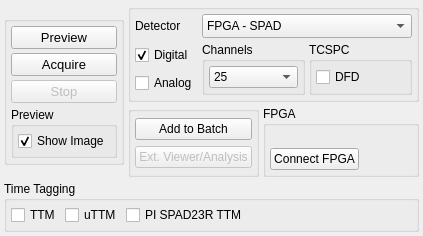
  <widget class="QDockWidget" name="dockWidget_preview">
   <property name="sizePolicy">
    <sizepolicy hsizetype="Preferred" vsizetype="Preferred">
     <horstretch>0</horstretch>
     <verstretch>0</verstretch>
    </sizepolicy>
   </property>
   <property name="features">
    <set>QDockWidget::DockWidgetFeature::DockWidgetFloatable|QDockWidget::DockWidgetFeature::DockWidgetMovable</set>
   </property>
   <property name="windowTitle">
    <string>Commands</string>
   </property>
   <attribute name="dockWidgetArea">
    <number>1</number>
   </attribute>
   <widget class="QWidget" name="dockWidgetContents_8">
    <layout class="QGridLayout" name="gridLayout_15">
     <property name="leftMargin">
      <number>4</number>
     </property>
     <property name="topMargin">
      <number>4</number>
     </property>
     <property name="rightMargin">
      <number>4</number>
     </property>
     <property name="bottomMargin">
      <number>4</number>
     </property>
     <property name="spacing">
      <number>4</number>
     </property>
     <item row="0" column="0">
      <layout class="QGridLayout" name="gridLayout_108">
       <item row="1" column="1" colspan="2">
        <widget class="QGroupBox" name="groupBox_9">
         <property name="title">
          <string/>
         </property>
         <layout class="QGridLayout" name="gridLayout_30">
          <property name="leftMargin">
           <number>4</number>
          </property>
          <property name="topMargin">
           <number>4</number>
          </property>
          <property name="rightMargin">
           <number>4</number>
          </property>
          <property name="bottomMargin">
           <number>4</number>
          </property>
          <property name="spacing">
           <number>4</number>
          </property>
          <item row="1" column="0">
           <layout class="QGridLayout" name="gridLayout_105">
            <item row="1" column="1" rowspan="2">
             <widget class="QGroupBox" name="groupBox_13">
              <property name="title">
               <string>Channels</string>
              </property>
              <layout class="QGridLayout" name="gridLayout_86">
               <property name="leftMargin">
                <number>4</number>
               </property>
               <property name="topMargin">
                <number>4</number>
               </property>
               <property name="rightMargin">
                <number>4</number>
               </property>
               <property name="bottomMargin">
                <number>4</number>
               </property>
               <property name="spacing">
                <number>4</number>
               </property>
               <item row="0" column="0">
                <widget class="QComboBox" name="comboBox_spad_channels">
                 <item>
                  <property name="text">
                   <string>25</string>
                  </property>
                 </item>
                 <item>
                  <property name="text">
                   <string>49</string>
                  </property>
                 </item>
                </widget>
               </item>
              </layout>
             </widget>
            </item>
            <item row="2" column="0">
             <widget class="QCheckBox" name="checkBox_fifo_analog">
              <property name="text">
               <string>Analog</string>
              </property>
             </widget>
            </item>
            <item row="0" column="1" colspan="2">
             <widget class="ElidedComboBox" name="comboBox_detector_model">
              <property name="sizeAdjustPolicy">
               <enum>QComboBox::AdjustToMinimumContentsLengthWithIcon</enum>
              </property>
              <property name="minimumContentsLength">
               <number>20</number>
              </property>
              <item>
               <property name="text">
                <string>FPGA - SPAD</string>
               </property>
              </item>
              <item>
               <property name="text">
                <string>TCP/IP - PI SPAD23R (Intensity)</string>
               </property>
              </item>
              <item>
               <property name="text">
                <string>TCP/IP - PI SPAD23R (TS mode - uimg)</string>
               </property>
              </item>
              <item>
               <property name="text">
                <string>Disable</string>
               </property>
              </item>
             </widget>
            </item>
            <item row="0" column="0">
             <widget class="QLabel" name="label_detector_model">
              <property name="text">
               <string>Detector</string>
              </property>
             </widget>
            </item>
            <item row="1" column="0">
             <widget class="QCheckBox" name="checkBox_fifo_digital">
              <property name="text">
               <string>Digital</string>
              </property>
              <property name="checked">
               <bool>true</bool>
              </property>
             </widget>
            </item>
            <item row="1" column="2" rowspan="2">
             <widget class="QGroupBox" name="groupBox_12">
              <property name="title">
               <string>TCSPC</string>
              </property>
              <layout class="QGridLayout" name="gridLayout_85">
               <property name="leftMargin">
                <number>4</number>
               </property>
               <property name="topMargin">
                <number>4</number>
               </property>
               <property name="rightMargin">
                <number>4</number>
               </property>
               <property name="bottomMargin">
                <number>4</number>
               </property>
               <property name="spacing">
                <number>4</number>
               </property>
               <item row="0" column="0">
                <widget class="QCheckBox" name="checkBox_DFD">
                 <property name="sizePolicy">
                  <sizepolicy hsizetype="Minimum" vsizetype="Minimum">
                   <horstretch>0</horstretch>
                   <verstretch>0</verstretch>
                  </sizepolicy>
                 </property>
                 <property name="toolTip">
                  <string>&lt;html&gt;&lt;head/&gt;&lt;body&gt;&lt;p&gt;Activate the Digital Frequency Domain data acquisition&lt;/p&gt;&lt;/body&gt;&lt;/html&gt;</string>
                 </property>
                 <property name="text">
                  <string>DFD</string>
                 </property>
                </widget>
               </item>
              </layout>
             </widget>
            </item>
           </layout>
          </item>
         </layout>
        </widget>
       </item>
       <item row="1" column="0" rowspan="2">
        <widget class="QGroupBox" name="groupBox_11">
         <property name="sizePolicy">
          <sizepolicy hsizetype="Preferred" vsizetype="Maximum">
           <horstretch>0</horstretch>
           <verstretch>0</verstretch>
          </sizepolicy>
         </property>
         <property name="title">
          <string/>
         </property>
         <layout class="QGridLayout" name="gridLayout_81">
          <property name="leftMargin">
           <number>4</number>
          </property>
          <property name="topMargin">
           <number>4</number>
          </property>
          <property name="rightMargin">
           <number>4</number>
          </property>
          <property name="bottomMargin">
           <number>4</number>
          </property>
          <property name="spacing">
           <number>4</number>
          </property>
          <item row="0" column="1">
           <widget class="QPushButton" name="pushButton_previewStart">
            <property name="font">
             <font>
              <pointsize>10</pointsize>
             </font>
            </property>
            <property name="toolTip">
             <string>&lt;html&gt;&lt;head/&gt;&lt;body&gt;&lt;p&gt;Start the scanning without storing data&lt;/p&gt;&lt;/body&gt;&lt;/html&gt;</string>
            </property>
            <property name="styleSheet">
             <string notr="true">QPushButton:disabled {
    qproperty-iconOpacity: 0.05;
}
</string>
            </property>
            <property name="text">
             <string>Preview</string>
            </property>
            <property name="icon">
             <iconset theme="QIcon::ThemeIcon::MediaPlaybackStart"/>
            </property>
            <property name="iconSize">
             <size>
              <width>20</width>
              <height>20</height>
             </size>
            </property>
            <property name="flat">
             <bool>false</bool>
            </property>
           </widget>
          </item>
          <item row="2" column="1">
           <widget class="QPushButton" name="pushButton_stop">
            <property name="enabled">
             <bool>false</bool>
            </property>
            <property name="sizePolicy">
             <sizepolicy hsizetype="Minimum" vsizetype="Fixed">
              <horstretch>0</horstretch>
              <verstretch>0</verstretch>
             </sizepolicy>
            </property>
            <property name="font">
             <font>
              <pointsize>10</pointsize>
             </font>
            </property>
            <property name="toolTip">
             <string>&lt;html&gt;&lt;head/&gt;&lt;body&gt;&lt;p&gt;Stop the scan&lt;/p&gt;&lt;/body&gt;&lt;/html&gt;</string>
            </property>
            <property name="styleSheet">
             <string notr="true">QPushButton:disabled {
    qproperty-iconOpacity: 0.05;
}
</string>
            </property>
            <property name="text">
             <string>Stop</string>
            </property>
            <property name="icon">
             <iconset theme="QIcon::ThemeIcon::MediaPlaybackStop"/>
            </property>
            <property name="iconSize">
             <size>
              <width>20</width>
              <height>20</height>
             </size>
            </property>
            <property name="flat">
             <bool>false</bool>
            </property>
           </widget>
          </item>
          <item row="1" column="1">
           <widget class="QPushButton" name="pushButton_acquisitionStart">
            <property name="font">
             <font>
              <pointsize>10</pointsize>
             </font>
            </property>
            <property name="toolTip">
             <string>&lt;html&gt;&lt;head/&gt;&lt;body&gt;&lt;p&gt;Start the scanning saving data&lt;/p&gt;&lt;/body&gt;&lt;/html&gt;</string>
            </property>
            <property name="styleSheet">
             <string notr="true">QPushButton:disabled {
    qproperty-iconOpacity: 0.05;
}
</string>
            </property>
            <property name="text">
             <string>Acquire</string>
            </property>
            <property name="icon">
             <iconset theme="QIcon::ThemeIcon::MediaRecord"/>
            </property>
            <property name="iconSize">
             <size>
              <width>20</width>
              <height>20</height>
             </size>
            </property>
            <property name="flat">
             <bool>false</bool>
            </property>
           </widget>
          </item>
          <item row="3" column="1">
           <widget class="QGroupBox" name="groupBox_19">
            <property name="sizePolicy">
             <sizepolicy hsizetype="Preferred" vsizetype="Preferred">
              <horstretch>0</horstretch>
              <verstretch>0</verstretch>
             </sizepolicy>
            </property>
            <property name="title">
             <string>Preview</string>
            </property>
            <layout class="QGridLayout" name="gridLayout_90">
             <property name="leftMargin">
              <number>4</number>
             </property>
             <property name="topMargin">
              <number>4</number>
             </property>
             <property name="rightMargin">
              <number>4</number>
             </property>
             <property name="bottomMargin">
              <number>4</number>
             </property>
             <property name="spacing">
              <number>4</number>
             </property>
             <item row="0" column="0">
              <widget class="QCheckBox" name="checkBox_showPreview">
               <property name="sizePolicy">
                <sizepolicy hsizetype="Minimum" vsizetype="Fixed">
                 <horstretch>0</horstretch>
                 <verstretch>0</verstretch>
                </sizepolicy>
               </property>
               <property name="toolTip">
                <string>&lt;html&gt;&lt;head/&gt;&lt;body&gt;&lt;p&gt;The live-preview can be disabled.&lt;/p&gt;&lt;/body&gt;&lt;/html&gt;</string>
               </property>
               <property name="text">
                <string>Show Image</string>
               </property>
               <property name="checked">
                <bool>true</bool>
               </property>
              </widget>
             </item>
            </layout>
           </widget>
          </item>
         </layout>
        </widget>
       </item>
       <item row="2" column="2">
        <widget class="QGroupBox" name="groupBox_16">
         <property name="sizePolicy">
          <sizepolicy hsizetype="Preferred" vsizetype="Preferred">
           <horstretch>0</horstretch>
           <verstretch>0</verstretch>
          </sizepolicy>
         </property>
         <property name="title">
          <string>FPGA</string>
         </property>
         <layout class="QGridLayout" name="gridLayout_87">
          <property name="leftMargin">
           <number>4</number>
          </property>
          <property name="topMargin">
           <number>4</number>
          </property>
          <property name="rightMargin">
           <number>4</number>
          </property>
          <property name="bottomMargin">
           <number>4</number>
          </property>
          <property name="spacing">
           <number>4</number>
          </property>
          <item row="0" column="0" colspan="2">
           <widget class="QLabel" name="label_FPGA_status">
            <property name="toolTip">
             <string>Click Connect FPGA to open the FPGA session.</string>
            </property>
            <property name="text">
             <string/>
            </property>
           </widget>
          </item>
          <item row="1" column="0">
           <widget class="QPushButton" name="pushButton_fpga_connection_cmd">
            <property name="toolTip">
             <string>Load the FPGA firmware and keep it connected</string>
            </property>
            <property name="text">
             <string>Connect FPGA</string>
            </property>
            <property name="checkable">
             <bool>true</bool>
            </property>
           </widget>
          </item>
          <item row="1" column="1">
           <spacer name="horizontalSpacer_31">
            <property name="orientation">
             <enum>Qt::Orientation::Horizontal</enum>
            </property>
            <property name="sizeHint" stdset="0">
             <size>
              <width>40</width>
              <height>20</height>
             </size>
            </property>
           </spacer>
          </item>
         </layout>
        </widget>
       </item>
       <item row="2" column="1">
        <widget class="QGroupBox" name="groupBox_18">
         <property name="title">
          <string/>
         </property>
         <layout class="QGridLayout" name="gridLayout_89">
          <property name="leftMargin">
           <number>4</number>
          </property>
          <property name="topMargin">
           <number>4</number>
          </property>
          <property name="rightMargin">
           <number>4</number>
          </property>
          <property name="bottomMargin">
           <number>4</number>
          </property>
          <property name="spacing">
           <number>4</number>
          </property>
          <item row="1" column="0">
           <widget class="QPushButton" name="pushButton_14">
            <property name="toolTip">
             <string>&lt;html&gt;&lt;head/&gt;&lt;body&gt;&lt;p&gt;Add the current configuration to the Batch acquisition table&lt;/p&gt;&lt;/body&gt;&lt;/html&gt;</string>
            </property>
            <property name="text">
             <string>Add to Batch</string>
            </property>
           </widget>
          </item>
          <item row="2" column="0">
           <widget class="QPushButton" name="pushButton_externalProgram">
            <property name="enabled">
             <bool>false</bool>
            </property>
            <property name="toolTip">
             <string>&lt;html&gt;&lt;head/&gt;&lt;body&gt;&lt;p&gt;Open the last saved file with Napari or another viewer as selected in the configuration&lt;/p&gt;&lt;/body&gt;&lt;/html&gt;</string>
            </property>
            <property name="text">
             <string>Ext. Viewer/Analysis</string>
            </property>
           </widget>
          </item>
         </layout>
        </widget>
       </item>
       <item row="3" column="0" colspan="3">
        <widget class="QGroupBox" name="groupBox_10">
         <property name="title">
          <string>Time Tagging</string>
         </property>
         <layout class="QGridLayout" name="gridLayout_80">
          <property name="leftMargin">
           <number>4</number>
          </property>
          <property name="topMargin">
           <number>4</number>
          </property>
          <property name="rightMargin">
           <number>4</number>
          </property>
          <property name="bottomMargin">
           <number>4</number>
          </property>
          <property name="spacing">
           <number>4</number>
          </property>
          <item row="0" column="0">
           <widget class="QCheckBox" name="checkBox_ttmActivate">
            <property name="sizePolicy">
             <sizepolicy hsizetype="Minimum" vsizetype="Minimum">
              <horstretch>0</horstretch>
              <verstretch>0</verstretch>
             </sizepolicy>
            </property>
            <property name="toolTip">
             <string>&lt;html&gt;&lt;head/&gt;&lt;body&gt;&lt;p&gt;Activate the TTM data receiver (external software) when start the acquisition&lt;/p&gt;&lt;/body&gt;&lt;/html&gt;</string>
            </property>
            <property name="text">
             <string>TTM</string>
            </property>
           </widget>
          </item>
          <item row="0" column="2">
           <widget class="QCheckBox" name="checkBox_pispad23ttmActivate">
            <property name="text">
             <string>PI SPAD23R TTM</string>
            </property>
           </widget>
          </item>
          <item row="0" column="1">
           <widget class="QCheckBox" name="checkBox_uttmActivate">
            <property name="sizePolicy">
             <sizepolicy hsizetype="Minimum" vsizetype="Minimum">
              <horstretch>0</horstretch>
              <verstretch>0</verstretch>
             </sizepolicy>
            </property>
            <property name="toolTip">
             <string>&lt;html&gt;&lt;head/&gt;&lt;body&gt;&lt;p&gt;Activate the TTM data receiver (external software) when start the acquisition&lt;/p&gt;&lt;/body&gt;&lt;/html&gt;</string>
            </property>
            <property name="text">
             <string>uTTM</string>
            </property>
           </widget>
          </item>
          <item row="0" column="3">
           <spacer name="horizontalSpacer_30">
            <property name="orientation">
             <enum>Qt::Orientation::Horizontal</enum>
            </property>
            <property name="sizeHint" stdset="0">
             <size>
              <width>40</width>
              <height>20</height>
             </size>
            </property>
           </spacer>
          </item>
         </layout>
        </widget>
       </item>
      </layout>
     </item>
    </layout>
   </widget>
  </widget>
